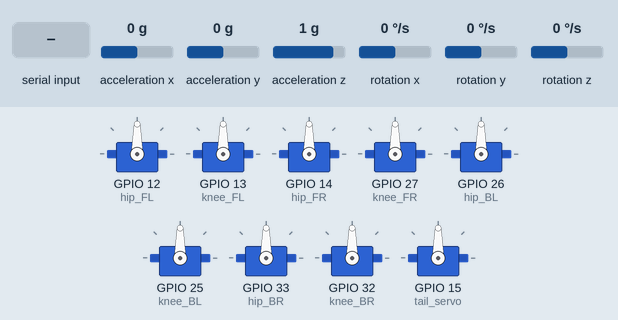
A sketch run on a simulated ESP32. Parts: 9 × servo. The inputs (shaded band) are chosen by the test bench; at power-on: acceleration x 0 g, acceleration y 0 g, acceleration z 1 g, rotation x 0 °/s, rotation y 0 °/s, rotation z 0 °/s.

Above: at 1.2 s.
1.3 s: acceleration x set to -1.4 g
At 1.7 s:
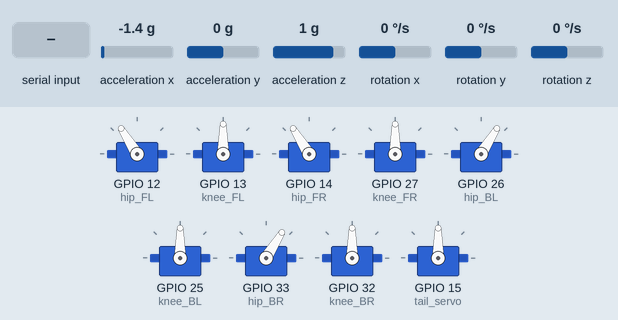
2.8 s: "SIT\n" received over Serial
At 3.9 s:
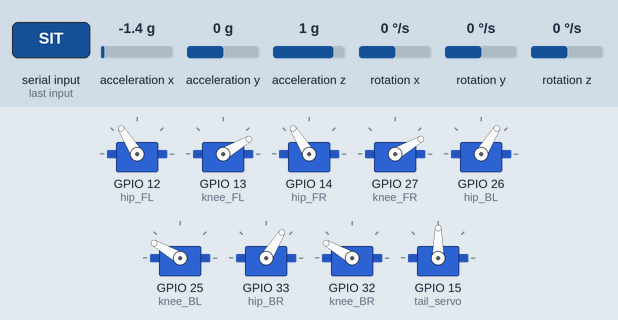
4.3 s: acceleration y set to -1.4 g
At 5.5 s:
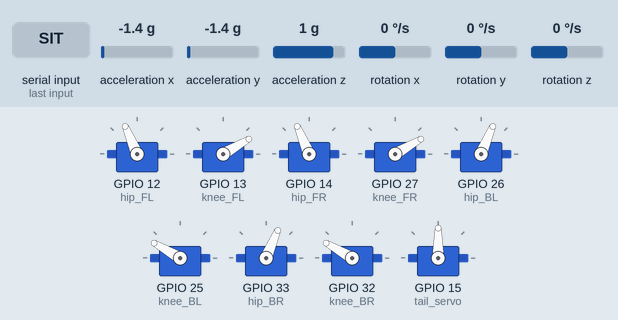
5.8 s: acceleration x set to 0 g
7.3 s: acceleration x set to 0.3 g
At 8.5 s:
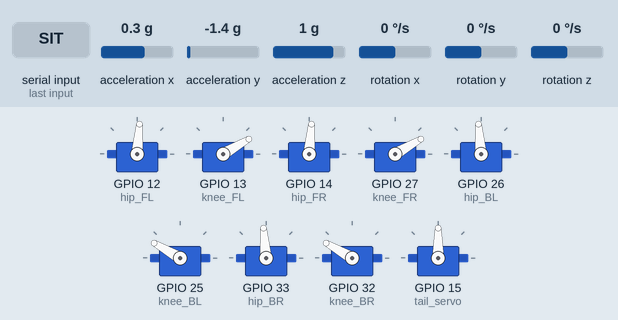
8.8 s: acceleration y set to 0 g
At 9.7 s:
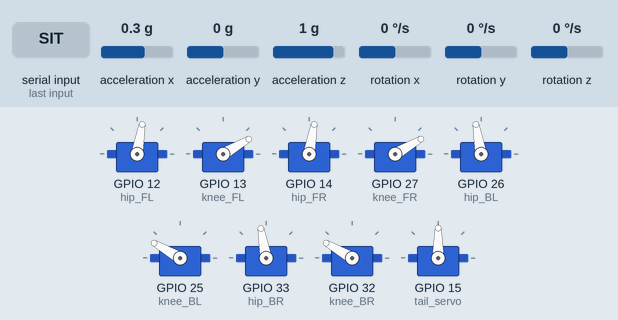
Timing chart, 0 to 11.3 s (numbered marks = the images above; inputs shaded):
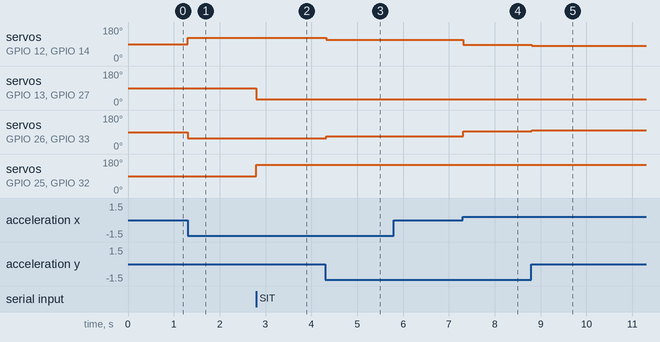

Measured:
- the behaviour switches between 0.1 and 0.2 g on acceleration x (found by bisection; images 3 and 4)
- after the input at 1.3 s, servo on GPIO 12 (hip_FL), servo on GPIO 14 (hip_FR): 90° → 122° at once; servo on GPIO 26 (hip_BL), servo on GPIO 33 (hip_BR): 90° → 58° at once
- after the input at 2.8 s, servo on GPIO 13 (knee_FL), servo on GPIO 27 (knee_FR): 90° → 30° at once; servo on GPIO 25 (knee_BL), servo on GPIO 32 (knee_BR): 90° → 150° at once
- after the input at 4.3 s, servo on GPIO 12 (hip_FL), servo on GPIO 14 (hip_FR): 122° → 113° at once; servo on GPIO 26 (hip_BL), servo on GPIO 33 (hip_BR): 58° → 67° at once
- after the input at 5.8 s, every drawn part: stays the same
- after the input at 7.3 s, servo on GPIO 12 (hip_FL), servo on GPIO 14 (hip_FR): 113° → 85° at once; servo on GPIO 26 (hip_BL), servo on GPIO 33 (hip_BR): 67° → 95° at once
- after the input at 8.8 s, servo on GPIO 12 (hip_FL), servo on GPIO 14 (hip_FR): 85° → 80° at once; servo on GPIO 26 (hip_BL), servo on GPIO 33 (hip_BR): 95° → 100° at once

The sketch:

main_firmware.ino
```cpp
// ===================================================================
// VERTEX-X1 QUADRUPED MAIN FIRMWARE v1.0
// ===================================================================
#include <Wire.h>
#include <ESP32Servo.h>
#include <MPU6050.h>

// تعريف محركات الأرجل (8 محركات MG996R)
Servo hip_FL, knee_FL;  // الأمامية اليسرى
Servo hip_FR, knee_FR;  // الأمامية اليمنى
Servo hip_BL, knee_BL;  // الخلفية اليسرى
Servo hip_BR, knee_BR;  // الخلفية اليمنى
Servo tail_servo;       // محرك الذيل SG90

MPU6050 imu;

void setup() {
    Serial.begin(115200);
    Wire.begin();

    // ربط المحركات بالدبابيس الرقمية (GPIOs) لـ ESP32
    hip_FL.attach(12); knee_FL.attach(13);
    hip_FR.attach(14); knee_FR.attach(27);
    hip_BL.attach(26); knee_BL.attach(25);
    hip_BR.attach(33); knee_BR.attach(32);
    tail_servo.attach(15);

    // تهيئة مستشعر التوازن
    imu.initialize();
    if (!imu.testConnection()) {
        Serial.println("> IMU Connection Failed.");
    }
}

void loop() {
    // 1. تشغيل حلقة التوازن الديناميكي تلقائياً
    autoAdjustBalance();

    // 2. الاستماع للأوامر القادمة عبر Serial (سواء وحدة الصوت أو لابتوب المعايرة)
    if (Serial.available() > 0) {
        String command = Serial.readStringUntil('\n');
        processIncomingCommand(command);
    }

    delay(20); // حماية المعالج وتثبيت تردد حلقة التحكم
}

// دالة تصحيح الميلان والمحافظة على مركز الجاذبية
void autoAdjustBalance() {
    int16_t ax, ay, az, gx, gy, gz;
    imu.getMotion6(&ax, &ay, &az, &gx, &gy, &gz);

    float pitch = atan2(-ax, sqrt(ay * ay + az * az)) * 180 / 3.14159;

    // إذا تعدت زاوية الميلان 5 درجات، يتم تعديل مفاصل الأرجل لتعويض مركز الثقل
    if (abs(pitch) > 5.0) {
        int offset = pitch * 0.6;
        hip_FL.write(90 + offset);
        hip_FR.write(90 + offset);
        hip_BL.write(90 - offset);
        hip_BR.write(90 - offset);
    }
}

// معالجة الأوامر التشغيلية والمعايرة
void processIncomingCommand(String cmd) {
    cmd.trim();
    if (cmd == "SIT") {
        executeSitSequence();
    } else if (cmd.startsWith("CAL:")) {
        // هيكلة أمر المعايرة القادم من بايثون: CAL:SERVO_ID:ANGLE
        int firstColon = cmd.indexOf(':');
        int secondColon = cmd.indexOf(':', firstColon + 1);
        int servoId = cmd.substring(firstColon + 1, secondColon).toInt();
        int angle = cmd.substring(secondColon + 1).toInt();
        calibrateJoint(servoId, angle);
    }
}

void executeSitSequence() {
    knee_FL.write(30); knee_FR.write(30);
    knee_BL.write(150); knee_BR.write(150);
}

void calibrateJoint(int id, int angle) {
    // توجيه زاوية ميكانيكية محددة للمفصل لضبط القراءة الصفرية
    if(id == 1) hip_FL.write(angle);
    // تضاف باقي المفاصل هنا أثناء الاختبار الميداني...
}
```
